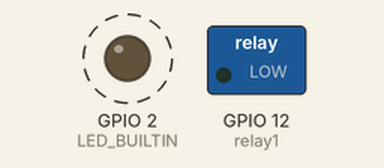
Simulated run of this program. Board: ESP8266 (NodeMCU). On the bench: switched loads named in the program (green lamp = pin HIGH), output pins drawn as LEDs (lit = HIGH, except the on-board LED, lit = LOW). Dashed ring = blinking. WiFi joins after 1.5 s; servers stay silent unless stated; the local clock reads 2024-03-15 10:24:30 at power-on unless the program sets it; storage starts empty; what the program prints to the serial monitor is not drawn.

Above: at 1.81 s.
Timing chart, 0 to 6.2 s (numbered marks = the images above):
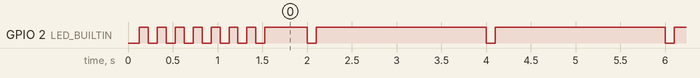

Measured:
- by itself, GPIO 2 (LED_BUILTIN): goes 6 × (LOW 0.10 s, HIGH 0.10 s), LOW 0.10 s, HIGH 0.47 s, 63 × (LOW 0.10 s, HIGH 1.9 s), LOW 0.10 s, then HIGH

The program:

main.cpp
```cpp
#include <Arduino.h>

#include <ESPAsyncTCP.h>
#include <ESPAsyncWebServer.h>

#include <ArduinoJson.h>
#include <AsyncJson.h>

#include <Wire.h>
#include <LittleFS.h>

#include "wificonnect.h"
#include "rtc.h"

int jamawal;
int jamakhir;

// Define millis variable
const unsigned long eventInterval = 2000;
unsigned long previousTime = 0;

// Define Wire I2c pin
#define SDA_PIN 4
#define SCL_PIN 5

// Define peripehalps pin
#define relay1 12

/* Put your SSID & Password */
const char* ssid;  // Enter SSID here
const char* password;  //Enter Password here

// Initialize server
AsyncWebServer server(80);
// Make variable prototype
void handleRequest(AsyncWebServerRequest *request);
void getData(AsyncWebServerRequest *request);
void onFailed(AsyncWebServerRequest *request);
void getTimesetting();

void setup() {
  // Initialize Serial port and I2C pin -----------------------
  Serial.begin(115200);
  Wire.begin(SDA_PIN, SCL_PIN);
  while (!Serial); // wait for serial port to connect. Needed for native USB

  // Initialize peripehalps pin -----------------------
  pinMode(relay1, OUTPUT);
  pinMode(LED_BUILTIN, OUTPUT);

  digitalWrite(relay1, LOW);

// Initialize filesystem -----------------------
  if(!LittleFS.begin()){
    Serial.println("An Error has occurred while mounting LittleFS");
    return;
  }

  // Initialize rtc variable via function -----------------------
  rtcSetup();
  getTimesetting();

  //  Connecting to wifi -----------------------
  ssid = "Puzzle24";  // Enter SSID here
  password = "gzcmb94463";  //Enter Password here
  wificonnect(ssid, password);

  //  Setting up control allow origin on server -----------------------
  DefaultHeaders::Instance().addHeader("Access-Control-Allow-Origin", "*");

  //  Creating handle request from client -----------------------
  server.on("/", HTTP_ANY, handleRequest);
  server.on("/getdata", HTTP_POST, getData);
  server.on("/post", HTTP_POST,[](AsyncWebServerRequest * request){},NULL,[](AsyncWebServerRequest * request, uint8_t *data, size_t len, size_t index, size_t total) {

    String json = "";
    for (size_t i = 0; i < len; i++) {
      json += (char)data[i];
    }

    File this_file = LittleFS.open("/config.json", "w");
    if (!this_file) { // failed to open the file, return false
      const char* openfail = "Failed to open file for reading";
      request->send(200, "text/plain", openfail);
      return;
    }
    int bytesWritten = this_file.print(json);

    if (bytesWritten == 0) { // write failed
      const char *writefail = "Gagal menulis data";
      request->send(200, "text/plain", writefail);
      return;
    }

    const char *writedone = "Berhasil menulis data, resetting device..";
    request->send(200, "text/plain", writedone);
    this_file.close();
    getTimesetting();
    delay(1000);
    //ESP.restart(); //ESP.reset();
  });

  //send the files request by the browser that are contained in the SPIFFS Filesystem
  //This means we don't have to deal with mime types of files requested.
  server.serveStatic("/", LittleFS, "/");
  server.onNotFound(onFailed);
  server.begin();
}

void loop() {
    unsigned long currentTime = millis();

  // Millis Function
  if (currentTime - previousTime >= eventInterval) {
    /* Event code */
    rtcFunction();

   /* Update the timing for the next time around */
    previousTime = currentTime;
  }

  DateTime now = rtc.now();

  if(now.hour() >= jamawal && now.hour() <= jamakhir-1) {
      digitalWrite(relay1, HIGH); // sets the digital pin 13 on
  } else {
      digitalWrite(relay1, LOW);
  }
}

void handleRequest(AsyncWebServerRequest *request){
  request->send(LittleFS, "/index.html", String(), false);
}

void getData(AsyncWebServerRequest *request){
  // Get all data from RTC and SPIFFS, convert it to JSON array and send to client request
  DateTime now = rtc.now();
  StaticJsonDocument<96> doc;

  JsonArray sensorrtc = doc.createNestedArray("sensorrtc");
  sensorrtc.add(now.hour());
  sensorrtc.add(now.minute());

  JsonArray looptime = doc.createNestedArray("looptime");
  looptime.add(jamawal);
  looptime.add(jamakhir);

  String output;
  serializeJson(doc, output);

  request->send(200, "application/json", output);
}

void onFailed(AsyncWebServerRequest *request){
  //Handle Unknown Request
  request->send(404, "text/plain", "Failed to reach file");
}

void getTimesetting() {
  // Get data from SPIFFS and send it to global variable
  String result = "";
  File file = LittleFS.open("/config.json", "r");

  if(!file){
    Serial.println("Failed to open file for reading");
    return;
  }

  while (file.available()) {
      result += (char)file.read();
  }
  file.close();

  StaticJsonDocument<96> doc;
  DeserializationError error = deserializeJson(doc, result);

  if (error) {
    Serial.print(F("deserializeJson() failed: "));
    Serial.println(error.f_str());
    return;
  }

  jamawal = doc["jamawal"]; // 7
  jamakhir = doc["jamakhir"]; // 17
}
```

rtc.h
```cpp
#ifndef rtc_h

#define rtc_h
#include "Arduino.h"
#include <RTClib.h>

// the #include statement and code go here...

#define relay1 12

// Initialize rtc variable
extern RTC_DS3231 rtc;

void rtcSetup();
void rtcFunction();

#endif
```

wificonnect.h
```cpp
#ifndef wificonnect_h

#define wificonnect_h
#include "Arduino.h"
#include <ESP8266WiFi.h>

// the #include statement and code go here...

void wificonnect(const char* ssid, const char* password);

#endif
```

rtc.cpp
```cpp
#include <Arduino.h>
#include "rtc.h"
// Initialize rtc variable
RTC_DS3231 rtc;

void rtcSetup() {
      // Initialize rtc module -----------------------
    if (! rtc.begin()) {
        Serial.println("Couldn't find RTC");
        Serial.flush();
        while (1) delay(10);
    }
}

void rtcFunction() {
    DateTime now = rtc.now();

    digitalWrite(LED_BUILTIN, 0);
    delay(100);
    digitalWrite(LED_BUILTIN, 1);

    Serial.print(now.day(), DEC);
    Serial.print(" - ");
    Serial.print(now.hour(), DEC);
    Serial.print(':');
    Serial.print(now.minute(), DEC);
    Serial.print(':');
    Serial.print(now.second(), DEC);
    Serial.println();
}
```

wificonnect.cpp
```cpp
#include <Arduino.h>
#include "wificonnect.h"

void wificonnect(const char* ssid, const char* password) {

    // Mengatur WiFi -----------------------
    Serial.println();
    Serial.print("Connecting to ");
    Serial.println(ssid);
    WiFi.mode(WIFI_STA);  // Mode Station
    WiFi.begin(ssid, password); // Mencocokan SSID dan Password

    while (WiFi.status() != WL_CONNECTED) {
        Serial.print(".");
        digitalWrite(LED_BUILTIN, LOW);
        delay(100);
        digitalWrite(LED_BUILTIN, HIGH);
        delay(100);

    }

    Serial.println("WiFi connected");
    Serial.print("IP address: ");
    Serial.println(WiFi.localIP());
}
```
